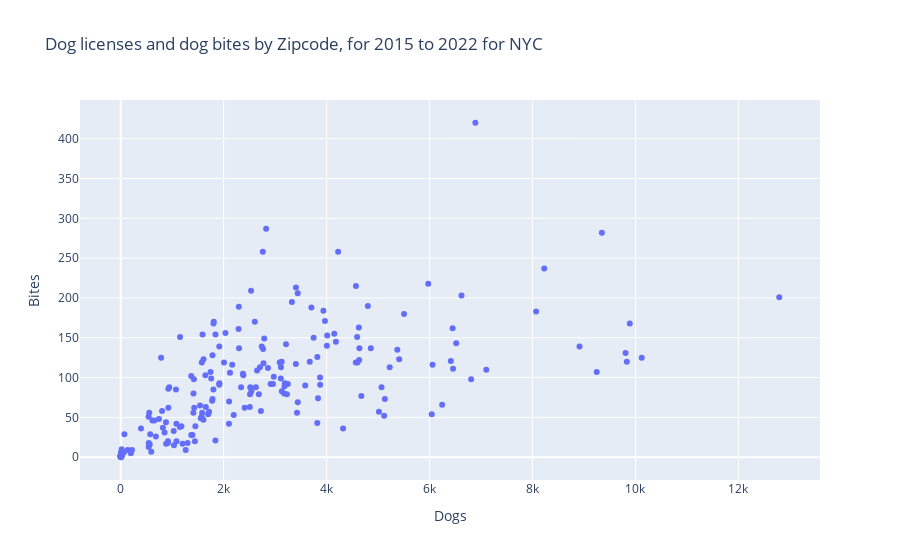

The code cell stored with this chart in its notebook:
### Markdown cell above
#### From this second visualisation, we can also see 'hotspots' for dog bites across NYC.
- Specifically, we see that there are areas within Upper West Side Manhattan, Brookly, and Queens which have more dog bites.
- These areas don't immediately appear to relate to neighbourhoods with more dog licenses, but let's investigate this further.

### Code cell
#Next, let's plot the dog licenses and dog bites data
px.scatter(
    agg_data,
    x="Dogs",
    y="Bites",
    title="Dog licenses and dog bites by Zipcode, for 2015 to 2022 for NYC",
)

### Figure 1 — Plotly figure (JSON) as saved in the notebook; plotly's stock layout.template omitted (floating-point values rounded to 4 significant figures; data arrays with more than 128 entries replaced by an {"elided": "..."} marker saying what was removed)
{"data": [{"hovertemplate": "Dogs=%{x}<br>Bites=%{y}<extra></extra>", "legendgroup": "", "marker": {"color": "#636efa", "symbol": "circle"}, "mode": "markers", "name": "", "orientation": "v", "showlegend": false, "type": "scatter", "x": {"elided": "250 int values"}, "xaxis": "x", "y": {"elided": "250 int values"}, "yaxis": "y"}], "layout": {"legend": {"tracegroupgap": 0}, "title": {"text": "Dog licenses and dog bites by Zipcode, for 2015 to 2022 for NYC"}, "xaxis": {"anchor": "y", "domain": [0, 1], "title": {"text": "Dogs"}}, "yaxis": {"anchor": "x", "domain": [0, 1], "title": {"text": "Bites"}}}}
